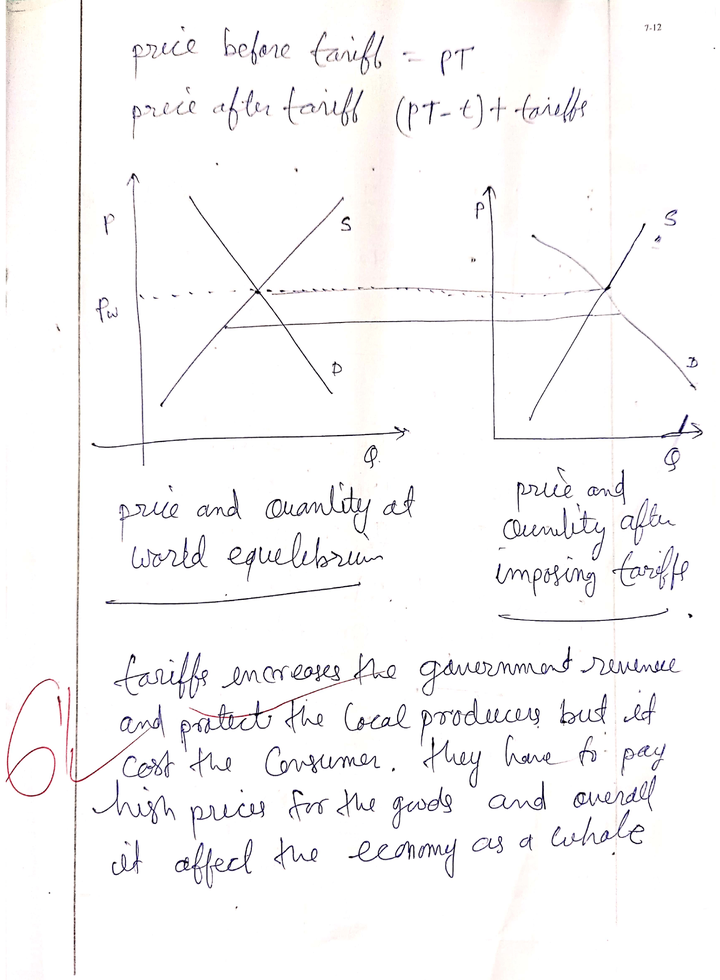
#> input picture backend/uploads/test_projection_crop.png, 720 x 980 px, shrunk from 1612 x 2194 before the run
$ python line_detect.py ../backend/uploads/test_projection_crop.png
#> lines starting #> are read from the running program, lines starting #| are printed output that depends on the picture; after the words box and inside, x2 and y2 are one past the last pixel; in counts of white or black regions, pixels touching at a corner belong together
import cv2
import numpy as np
import sys
import json

def analyze_graph(img_path):
    image = cv2.imread(img_path)
#> image is the input picture: shape (980, 720, 3); mean B, G, R 248, 247.6, 248.3
    if image is None:
        return {"error": "Invalid image"}

    gray = cv2.cvtColor(image, cv2.COLOR_BGR2GRAY)

    # Use Canny edge detection
    edges = cv2.Canny(gray, 50, 150, apertureSize=3)
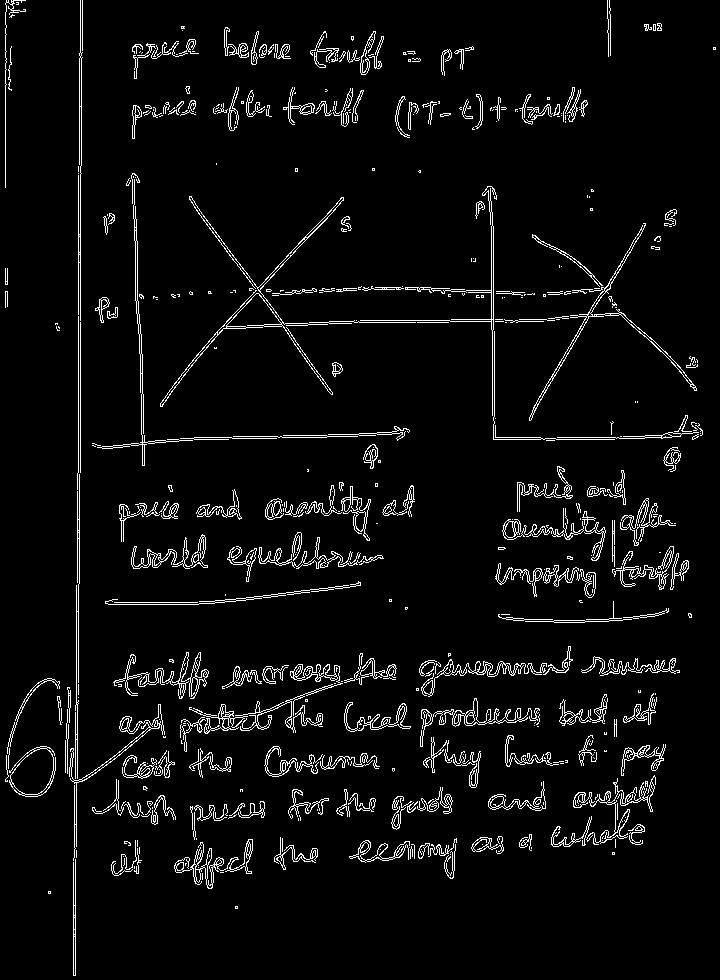
#> edges: shape (980, 720); 4.7% white in thin lines or dots

    # Use Probabilistic Hough Line Transform to find lines
    # Using parameters tuned for hand-drawn lines
    lines = cv2.HoughLinesP(edges, 1, np.pi/180, threshold=50, minLineLength=50, maxLineGap=20)
#> lines = 395 rows, first 6: [78, 472, 78, 166], [80, 472, 80, 166], [79, 164, 79, 53], [137, 267, 141, 409], [76, 825, 78, 654], [493, 437, 618, 437]

    # We want to group similar lines because a single hand-drawn stroke might be detected as multiple small lines
    # A simple way to group is by angle and position, or just counting heavily separated line clusters.
    # For a proof-of-concept, we can just do contour detection on dilated edges to find distinct strokes.

    kernel = np.ones((10, 10), np.uint8)
    dilated_edges = cv2.dilate(edges, kernel, iterations=1)
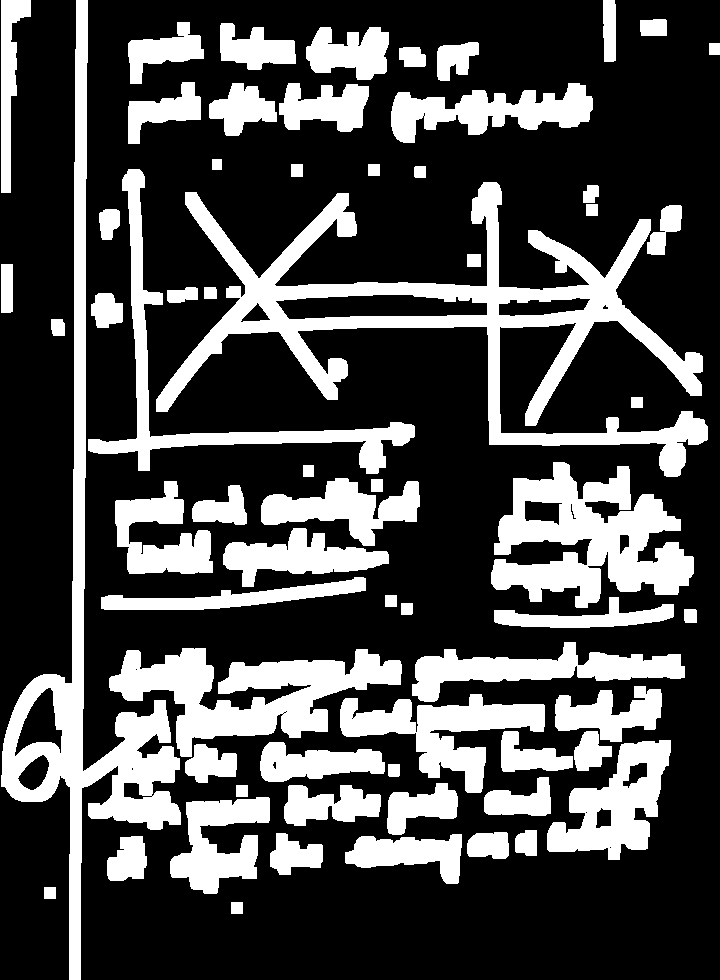
#> dilated_edges: shape (980, 720); 28.7% white; 65 white regions

    contours, _ = cv2.findContours(dilated_edges, cv2.RETR_EXTERNAL, cv2.CHAIN_APPROX_SIMPLE)
#> contours = 65 contours; largest, box (x1, y1, x2, y2) and area: (156, 182, 708, 477) 36497, (1, 0, 181, 980) 25022, (491, 462, 694, 608) 16108, (109, 648, 402, 757) 13482, (88, 169, 415, 474) 8259

    # Filter out tiny noise dots
    valid_strokes = [c for c in contours if cv2.contourArea(c) > 200]
#> valid_strokes = 46 contours; largest, box (x1, y1, x2, y2) and area: (156, 182, 708, 477) 36497, (1, 0, 181, 980) 25022, (491, 462, 694, 608) 16108, (109, 648, 402, 757) 13482, (88, 169, 415, 474) 8259

    # Draw them for visual debug
    debug_img = image.copy()
    cv2.drawContours(debug_img, valid_strokes, -1, (0, 0, 255), 2)
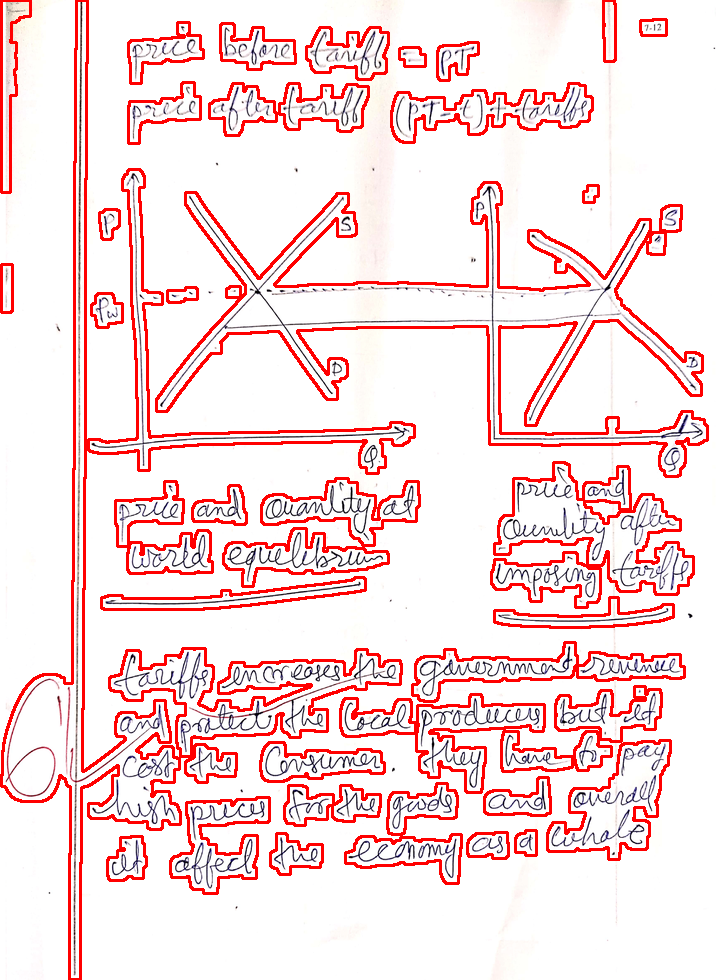
#> debug_img: shape (980, 720, 3); 10.21% of pixels changed, all inside (x1, y1, x2, y2) = (0, 0, 709, 980)
    cv2.imwrite("debug_features.png", debug_img)

    detected_parts = len(valid_strokes)
#> detected_parts = 46
    # The standard answer expects 5 parts (e.g. Y axis, X axis, Supply, Demand, Dotted line)
    standard_parts = 5

    score = min(detected_parts, standard_parts)
#> score = 5

    return {
        "detected_parts": detected_parts,
        "standard_parts": standard_parts,
        "suggested_score": score,
        "raw_lines": len(lines) if lines is not None else 0
    }

if __name__ == "__main__":
    if len(sys.argv) > 1:
        res = analyze_graph(sys.argv[1])
#> res = {'detected_parts': 46, 'standard_parts': 5, 'suggested_score': 5, 'raw_lines': 395}
        print(json.dumps(res))
#| {"detected_parts": 46, "standard_parts": 5, "suggested_score": 5, "raw_lines": 395}

$ run again, on backend/uploads/1777125136872-871181030.png
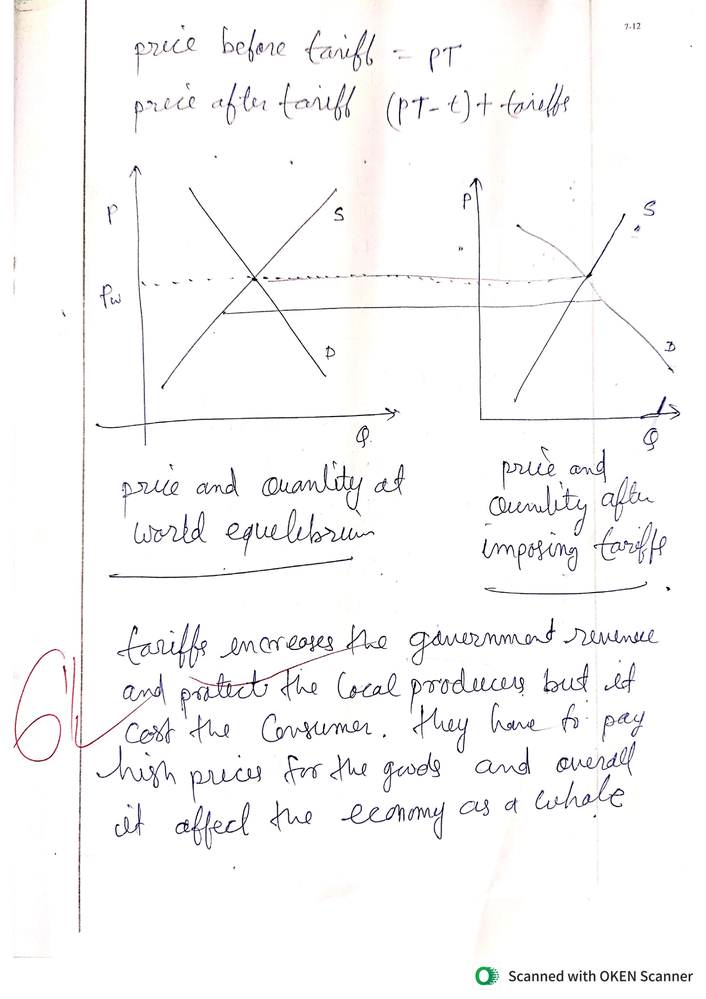
#> input picture backend/uploads/1777125136872-871181030.png, 706 x 999 px, shrunk from 1653 x 2339 before the run
#> in analyze_graph, image is the input picture: shape (999, 706, 3); mean B, G, R 248.3, 247.9, 248.6
#> in analyze_graph, `edges = cv2.Canny(gray, 50, 150, apertureSize=3)`:
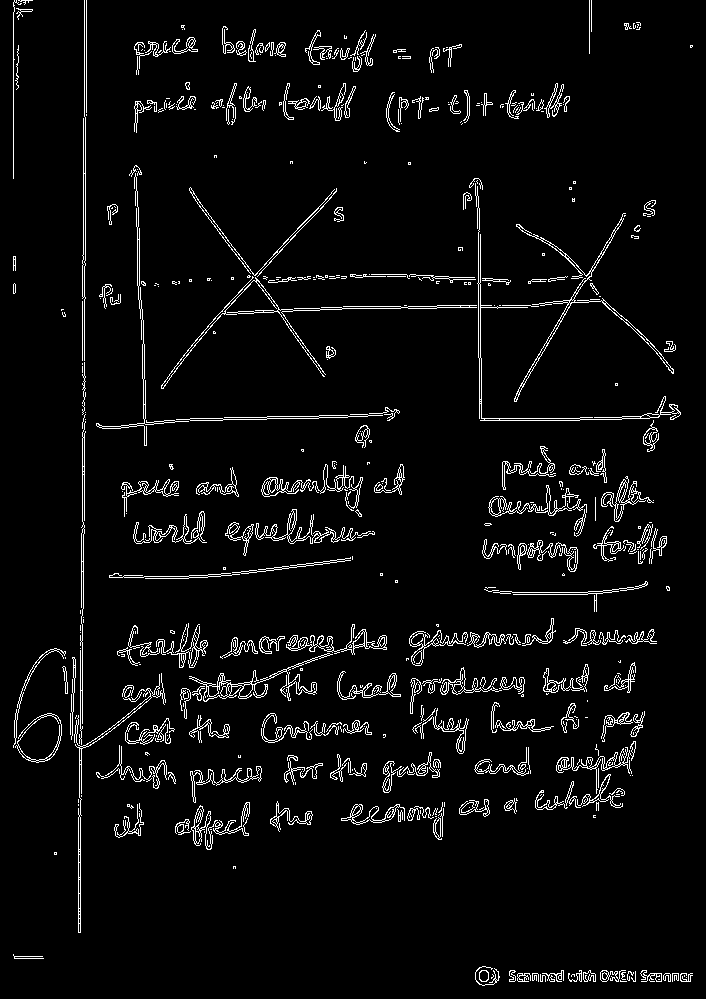
#> edges: shape (999, 706); 4.6% white in thin lines or dots
#> lines = 392 rows, first 6: [84, 533, 84, 261], [82, 748, 82, 609], [83, 622, 83, 522], [133, 168, 145, 399], [80, 764, 80, 610], [231, 649, 384, 646]
#> dilated_edges: shape (999, 706); 27.8% white; 67 white regions
#> contours = 67 contours; largest, box (x1, y1, x2, y2) and area: (157, 174, 686, 457) 32994, (9, 0, 181, 938) 23610, (478, 442, 672, 581) 15200, (113, 619, 392, 748) 13806, (92, 161, 405, 453) 7876
#> valid_strokes = 49 contours; largest, box (x1, y1, x2, y2) and area: (157, 174, 686, 457) 32994, (9, 0, 181, 938) 23610, (478, 442, 672, 581) 15200, (113, 619, 392, 748) 13806, (92, 161, 405, 453) 7876
#> in analyze_graph, `cv2.drawContours(debug_img, valid_strokes, -1, (0, 0, 255), 2)`:
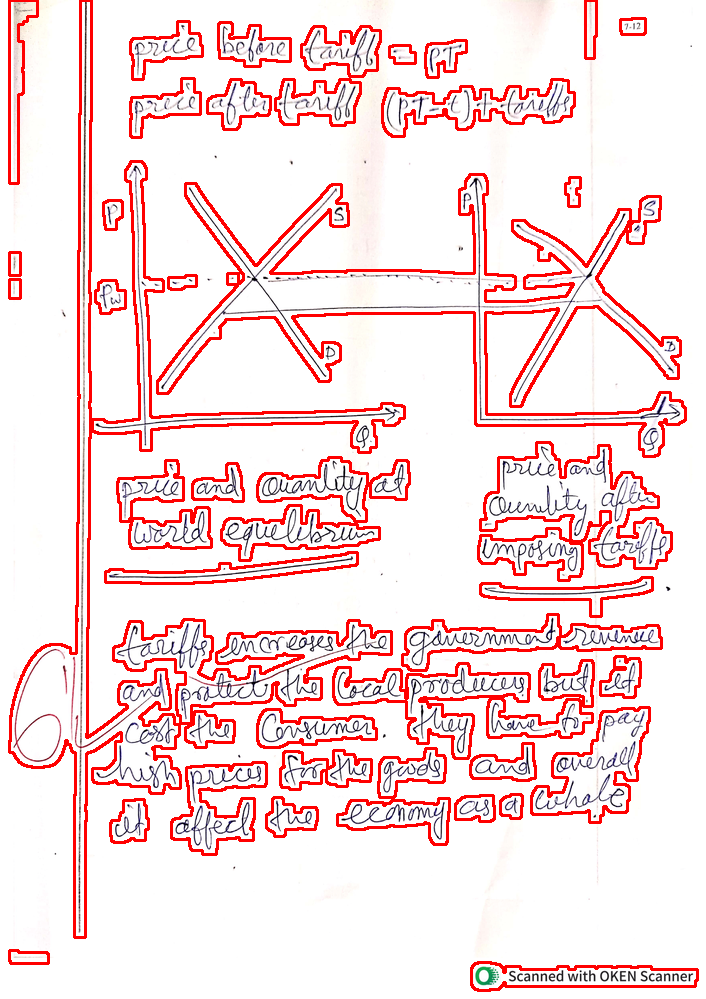
#> debug_img: shape (999, 706, 3); 10.05% of pixels changed, all inside (x1, y1, x2, y2) = (8, 0, 699, 992)
#> detected_parts = 49
#> score = 5
#> res = {'detected_parts': 49, 'standard_parts': 5, 'suggested_score': 5, 'raw_lines': 392}
#| {"detected_parts": 49, "standard_parts": 5, "suggested_score": 5, "raw_lines": 392}
